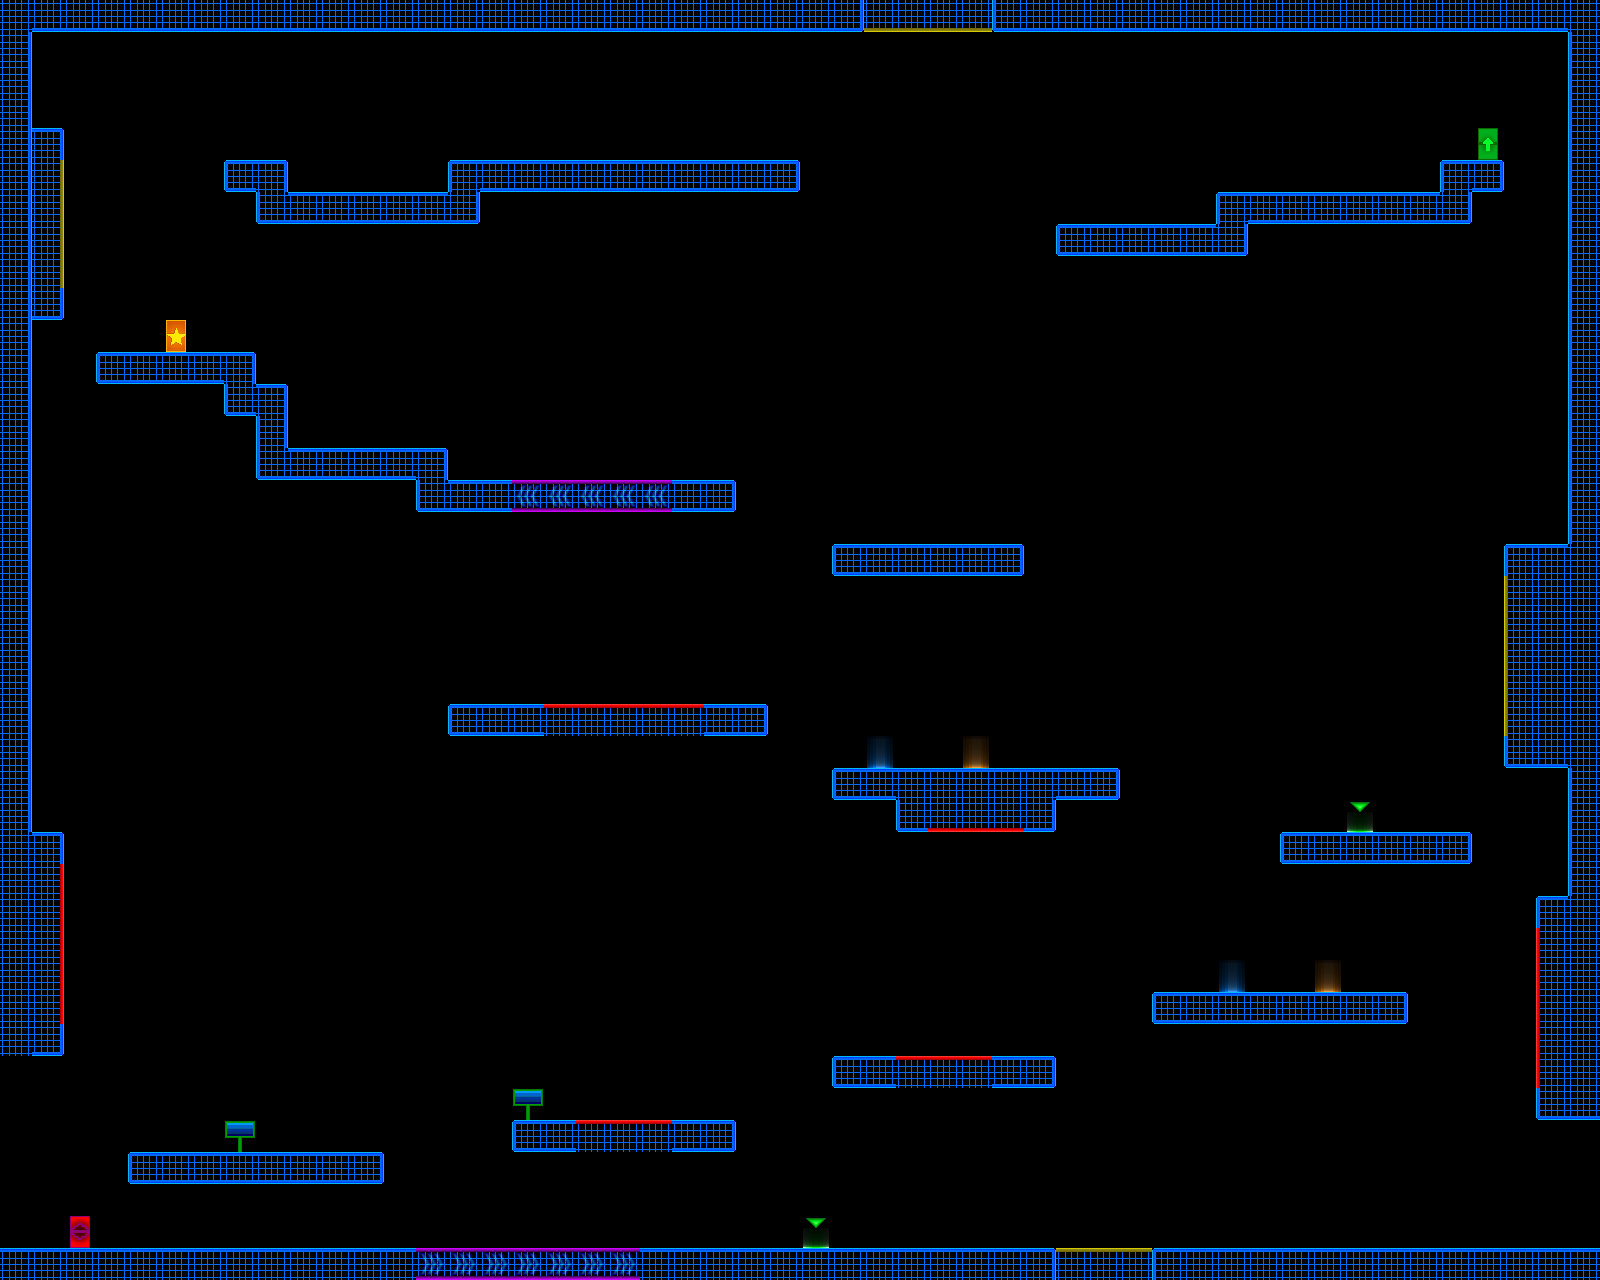

This is a level from a 2D game, rendered from its Tiled map with the project's own tilesets. A one-line summary and the map file follow, with tile-layer data summarised:
An orthogonal 50x40 tile map with 32x32 px tiles, 1 tile layer (Livello tile 1) and 65 objects.

<map version="1.0" orientation="orthogonal" renderorder="right-down" width="50" height="40" tilewidth="32" tileheight="32" nextobjectid="88">
 <tileset firstgid="1" name="TestTile" tilewidth="32" tileheight="32" tilecount="117">
  <image source="resources/tiles/TestTile.png" width="416" height="288" />
 </tileset>
 <layer name="Livello tile 1" width="50" height="40">
  <data>[2000 cells, 337 non-empty, 30 distinct tile ids]</data>
 </layer>
 <objectgroup name="Triggers" visible="0">
  <object id="1" x="0" y="0" width="864" height="32">
   <properties>
    <property name="blocker" value="lrbt" />
   </properties>
  </object>
  <object id="2" x="0" y="1248" width="416" height="32">
   <properties>
    <property name="blocker" value="lbt" />
   </properties>
  </object>
  <object id="3" x="0" y="32" width="32" height="1024">
   <properties>
    <property name="blocker" value="lrbt" />
   </properties>
  </object>
  <object id="4" x="1568" y="32" width="32" height="1088">
   <properties>
    <property name="blocker" value="lrbt" />
   </properties>
  </object>
  <object id="5" x="128" y="1152" width="256" height="32">
   <properties>
    <property name="blocker" value="lrbt" />
   </properties>
  </object>
  <object id="8" x="1152" y="992" width="256" height="32">
   <properties>
    <property name="blocker" value="ltbr" />
   </properties>
  </object>
  <object id="9" x="1280" y="832" width="192" height="32">
   <properties>
    <property name="blocker" value="ltbr" />
   </properties>
  </object>
  <object id="10" x="832" y="768" width="288" height="32">
   <properties>
    <property name="blocker" value="ltbr" />
   </properties>
  </object>
  <object id="12" x="832" y="544" width="192" height="32">
   <properties>
    <property name="blocker" value="ltbr" />
   </properties>
  </object>
  <object id="13" x="416" y="480" width="96" height="32">
   <properties>
    <property name="blocker" value="ltbr" />
   </properties>
  </object>
  <object id="14" x="288" y="448" width="160" height="32">
   <properties>
    <property name="blocker" value="ltbr" />
   </properties>
  </object>
  <object id="16" x="256" y="384" width="32" height="96">
   <properties>
    <property name="blocker" value="ltbr" />
   </properties>
  </object>
  <object id="17" x="96" y="352" width="160" height="32">
   <properties>
    <property name="blocker" value="ltbr" />
   </properties>
  </object>
  <object id="18" x="224" y="384" width="32" height="32">
   <properties>
    <property name="blocker" value="ltbr" />
   </properties>
  </object>
  <object id="19" x="224" y="160" width="64" height="32">
   <properties>
    <property name="blocker" value="ltbr" />
   </properties>
  </object>
  <object id="20" x="256" y="192" width="224" height="32">
   <properties>
    <property name="blocker" value="ltbr" />
   </properties>
  </object>
  <object id="21" x="448" y="160" width="352" height="32">
   <properties>
    <property name="blocker" value="ltbr" />
   </properties>
  </object>
  <object id="22" x="1056" y="224" width="192" height="32">
   <properties>
    <property name="blocker" value="ltbr" />
   </properties>
  </object>
  <object id="23" x="1216" y="192" width="256" height="32">
   <properties>
    <property name="blocker" value="ltbr" />
   </properties>
  </object>
  <object id="24" x="1440" y="160" width="64" height="32">
   <properties>
    <property name="blocker" value="ltbr" />
   </properties>
  </object>
  <object id="25" x="64" y="1216" width="32" height="32">
   <properties>
    <property name="playerEntrance" value="" />
   </properties>
  </object>
  <object id="31" x="512" y="1120" width="64" height="32">
   <properties>
    <property name="blocker" value="tbrl" />
   </properties>
  </object>
  <object id="32" x="672" y="1120" width="64" height="32">
   <properties>
    <property name="blocker" value="tblr" />
   </properties>
  </object>
  <object id="33" x="576" y="1120" width="96" height="32">
   <properties>
    <property name="blocker" value="b" />
    <property name="deadly" value="t" />
   </properties>
  </object>
  <object id="34" x="832" y="1056" width="64" height="32">
   <properties>
    <property name="blocker" value="tbrl" />
   </properties>
  </object>
  <object id="35" x="992" y="1056" width="64" height="32">
   <properties>
    <property name="blocker" value="tbrl" />
   </properties>
  </object>
  <object id="36" x="704" y="704" width="64" height="32">
   <properties>
    <property name="blocker" value="tbrl" />
   </properties>
  </object>
  <object id="37" x="544" y="704" width="160" height="32">
   <properties>
    <property name="blocker" value="b" />
    <property name="deadly" value="t" />
   </properties>
  </object>
  <object id="38" x="448" y="704" width="96" height="32">
   <properties>
    <property name="blocker" value="tblr" />
   </properties>
  </object>
  <object id="39" x="896" y="1056" width="96" height="32">
   <properties>
    <property name="blocker" value="b" />
    <property name="deadly" value="t" />
   </properties>
  </object>
  <object id="40" x="928" y="800" width="96" height="32">
   <properties>
    <property name="deadly" value="b" />
   </properties>
  </object>
  <object id="41" x="896" y="800" width="32" height="32">
   <properties>
    <property name="blocker" value="tbrl" />
   </properties>
  </object>
  <object id="42" x="1024" y="800" width="32" height="32">
   <properties>
    <property name="blocker" value="tbrl" />
   </properties>
  </object>
  <object id="43" x="992" y="0" width="608" height="32">
   <properties>
    <property name="blocker" value="lrbt" />
   </properties>
  </object>
  <object id="44" x="1152" y="1248" width="448" height="32">
   <properties>
    <property name="blocker" value="lrbt" />
   </properties>
  </object>
  <object id="48" x="1472" y="128" width="32" height="32">
   <properties>
    <property name="playerExit" value="help" />
   </properties>
  </object>
  <object id="50" x="224" y="1120" width="32" height="32">
   <properties>
    <property name="Help" value="&quot;This is a test help string&quot;" />
   </properties>
  </object>
  <object id="51" x="512" y="1088" width="32" height="32">
   <properties>
    <property name="Help" value="&quot;This is another help string&quot;" />
   </properties>
  </object>
  <object id="52" x="1536" y="928" width="32" height="160">
   <properties>
    <property name="deadly" value="l" />
   </properties>
  </object>
  <object id="53" x="1504" y="576" width="32" height="160">
   <properties>
    <property name="bouncy" value="l" />
    <property name="power" value="800" />
   </properties>
  </object>
  <object id="54" x="32" y="864" width="32" height="160">
   <properties>
    <property name="deadly" value="r" />
   </properties>
  </object>
  <object id="55" x="32" y="160" width="32" height="128">
   <properties>
    <property name="bouncy" value="r" />
    <property name="power" value="800" />
   </properties>
  </object>
  <object id="56" x="32" y="128" width="32" height="32">
   <properties>
    <property name="blocker" value="tr" />
   </properties>
  </object>
  <object id="57" x="32" y="288" width="32" height="32">
   <properties>
    <property name="blocker" value="br" />
   </properties>
  </object>
  <object id="58" x="32" y="832" width="32" height="32">
   <properties>
    <property name="blocker" value="tr" />
   </properties>
  </object>
  <object id="59" x="32" y="1024" width="32" height="32">
   <properties>
    <property name="blocker" value="br" />
   </properties>
  </object>
  <object id="61" x="1536" y="896" width="32" height="32">
   <properties>
    <property name="blocker" value="tl" />
   </properties>
  </object>
  <object id="62" x="1536" y="1088" width="32" height="32">
   <properties>
    <property name="blocker" value="bl" />
   </properties>
  </object>
  </objectgroup>
</map>
<!-- 17 of 65 objects omitted -->
